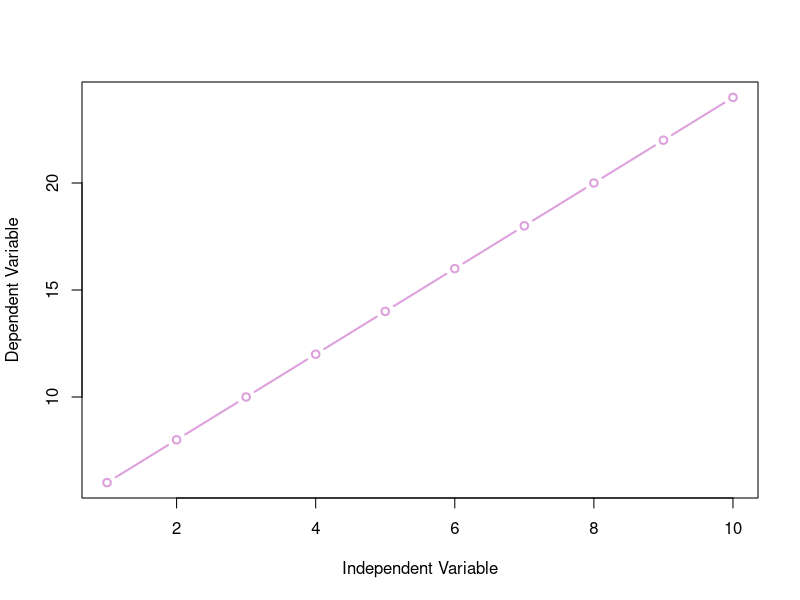

Reproduce this figure in R.
## ---- chunk 1
name_1 <- 8; name_2 <- 4
name_1; name_2
## ---- chunk 2
name_3 <- name_1/name_2
name_3
## ---- chunk 3
num_vec <- c(1, 2, 3)
char_vec <- c("one", "two", "three")
num_vec; char_vec
## ---- chunk 4
num_vec_transform <- num_vec*2
num_vec_transform

num_vec_concat <- c(num_vec, c(4, 5, 6))
num_vec_concat
## ---- chunk 5
num_vec_concat_mean <- mean(num_vec_concat)
num_vec_concat_mean
## ---- chunk 6
LinFunc <- function(x){
  y <- 2*x + 4
  return(y)
}

# The function needs us to give a value of x. If we say x = 2, then the function calculates y according to the statment we wrote, y = 2x + 4
LinFunc(2)

# Applying the function to a vector
vec_x <- c(seq(1, 10, 1))
vec_y <- LinFunc(vec_x) # Store outputs in a new vector
vec_y
## ---- chunk 7
plot(vec_x, vec_y, type = "b", col = "plum", lwd = 2, xlab = "Independent Variable", ylab = "Dependent Variable")
## ---- chunk 8
vec <- c() # Makes an empty vector to store the outputs of our for loop in
for (i in 1:10){
  vec[i] <- i + 1 # The value at position i in our vector is i + 1
}
# Means that the value at position 1 in our vector is 1 + 1, the value at position 2 in our vector is 2 + 1, etc.

vec # To show our resulting vector
## ---- chunk 9
test <- 7 # Assign "test" some value
if (test > 2){
  print("It's a bones day")
}

if (test == 5){
  print("It's a bones day!")
} else {
  print("It's a no bones day!")
}
## ---- chunk 10
vec_1 <- c(seq(1:10)) # Makes a vector with values 1-10
vec_2 <- c() # Another empty vector to store the outputs of our for loop in 
for (i in vec_1){
  if (vec_1[i] <= 5){
    vec_2[i] <- "It's a bones day!"
  } else {
    vec_2[i] <- "It's a no bones day!"
  }
}
vec_2
## ---- chunk 11
# Write your code here.
## ---- chunk 12
# Write your code here
